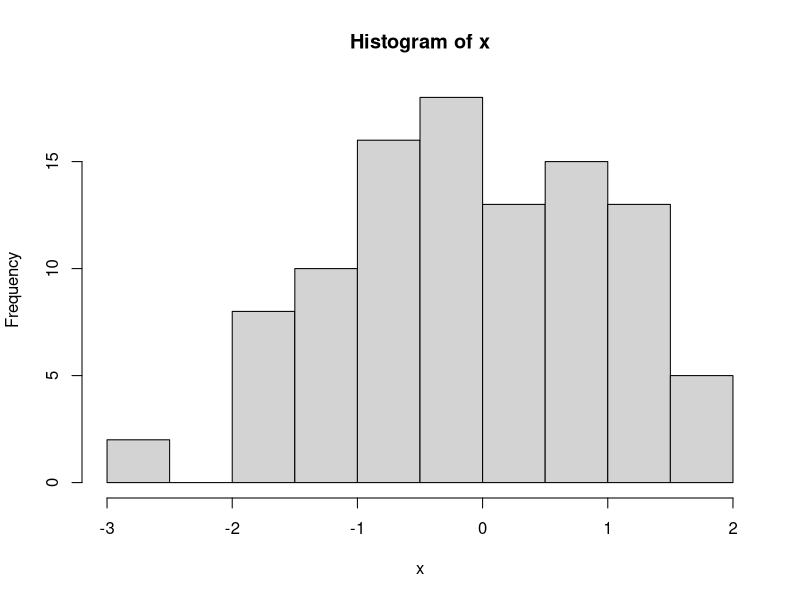

Recreate this plot in R.
## ---- chunk 1
knitr::opts_chunk$set(echo = FALSE, warning = FALSE, 
                      message = FALSE,
                      fig.align = "center",
                      out.width = "700px")
## ---- chunk 2
knitr::include_graphics("http://www.nature.com/polopoly_fs/7.36716.1469695923!/image/reproducibility-graphic-online1.jpeg_gen/derivatives/landscape_630/reproducibility-graphic-online1.jpeg")
## ---- chunk 3
knitr::include_graphics("http://www.nature.com/polopoly_fs/7.36718.1464174471!/image/reproducibility-graphic-online3.jpg_gen/derivatives/landscape_630/reproducibility-graphic-online3.jpg")
## ---- chunk 4
x <- rnorm(n = 100, mean = 0, sd = 1)
hist(x)
## ---- chunk 5
sessionInfo()
